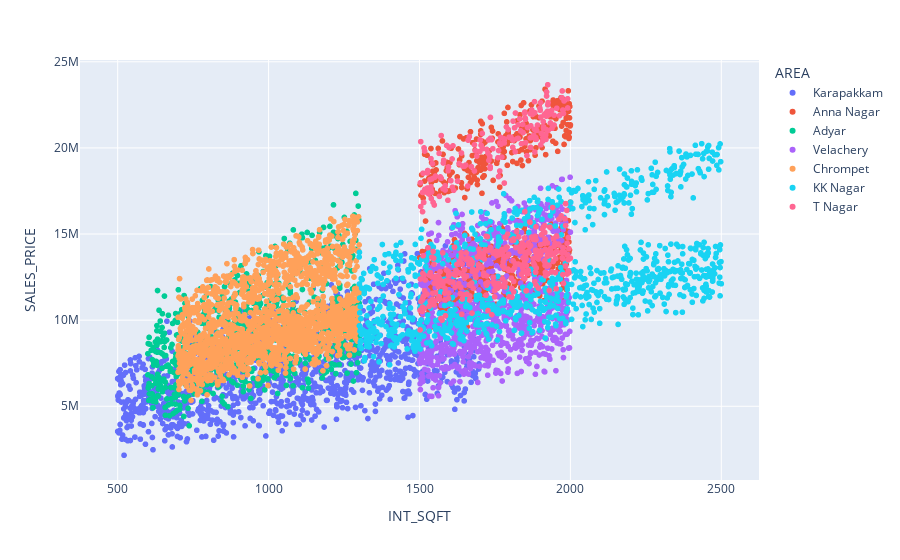

Notebook cell for this chart:
### Code cell
fig = px.scatter(df1, x="INT_SQFT", y="SALES_PRICE", color="AREA")
fig.show()

### Figure 1 — Plotly figure (JSON) as saved in the notebook; plotly's stock layout.template omitted (floating-point values rounded to 4 significant figures; data arrays with more than 128 entries replaced by an {"elided": "..."} marker saying what was removed)
{"data": [{"hovertemplate": "AREA=Karapakkam<br>INT_SQFT=%{x}<br>SALES_PRICE=%{y}<extra></extra>", "legendgroup": "Karapakkam", "marker": {"color": "#636efa", "symbol": "circle"}, "mode": "markers", "name": "Karapakkam", "showlegend": true, "type": "scattergl", "x": {"elided": "1359 int values"}, "xaxis": "x", "y": {"elided": "1359 int values"}, "yaxis": "y"}, {"hovertemplate": "AREA=Anna Nagar<br>INT_SQFT=%{x}<br>SALES_PRICE=%{y}<extra></extra>", "legendgroup": "Anna Nagar", "marker": {"color": "#EF553B", "symbol": "circle"}, "mode": "markers", "name": "Anna Nagar", "showlegend": true, "type": "scattergl", "x": {"elided": "777 int values"}, "xaxis": "x", "y": {"elided": "777 int values"}, "yaxis": "y"}, {"hovertemplate": "AREA=Adyar<br>INT_SQFT=%{x}<br>SALES_PRICE=%{y}<extra></extra>", "legendgroup": "Adyar", "marker": {"color": "#00cc96", "symbol": "circle"}, "mode": "markers", "name": "Adyar", "showlegend": true, "type": "scattergl", "x": {"elided": "769 int values"}, "xaxis": "x", "y": {"elided": "769 int values"}, "yaxis": "y"}, {"hovertemplate": "AREA=Velachery<br>INT_SQFT=%{x}<br>SALES_PRICE=%{y}<extra></extra>", "legendgroup": "Velachery", "marker": {"color": "#ab63fa", "symbol": "circle"}, "mode": "markers", "name": "Velachery", "showlegend": true, "type": "scattergl", "x": {"elided": "975 int values"}, "xaxis": "x", "y": {"elided": "975 int values"}, "yaxis": "y"}, {"hovertemplate": "AREA=Chrompet<br>INT_SQFT=%{x}<br>SALES_PRICE=%{y}<extra></extra>", "legendgroup": "Chrompet", "marker": {"color": "#FFA15A", "symbol": "circle"}, "mode": "markers", "name": "Chrompet", "showlegend": true, "type": "scattergl", "x": {"elided": "1691 int values"}, "xaxis": "x", "y": {"elided": "1691 int values"}, "yaxis": "y"}, {"hovertemplate": "AREA=KK Nagar<br>INT_SQFT=%{x}<br>SALES_PRICE=%{y}<extra></extra>", "legendgroup": "KK Nagar", "marker": {"color": "#19d3f3", "symbol": "circle"}, "mode": "markers", "name": "KK Nagar", "showlegend": true, "type": "scattergl", "x": {"elided": "990 int values"}, "xaxis": "x", "y": {"elided": "990 int values"}, "yaxis": "y"}, {"hovertemplate": "AREA=T Nagar<br>INT_SQFT=%{x}<br>SALES_PRICE=%{y}<extra></extra>", "legendgroup": "T Nagar", "marker": {"color": "#FF6692", "symbol": "circle"}, "mode": "markers", "name": "T Nagar", "showlegend": true, "type": "scattergl", "x": {"elided": "495 int values"}, "xaxis": "x", "y": {"elided": "495 int values"}, "yaxis": "y"}], "layout": {"legend": {"title": {"text": "AREA"}, "tracegroupgap": 0}, "margin": {"t": 60}, "xaxis": {"anchor": "y", "domain": [0, 1], "title": {"text": "INT_SQFT"}}, "yaxis": {"anchor": "x", "domain": [0, 1], "title": {"text": "SALES_PRICE"}}}}
